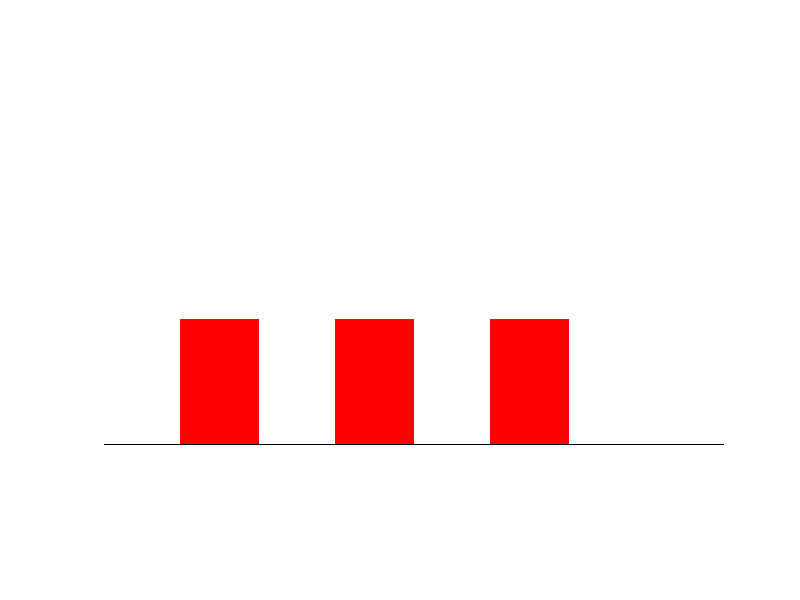

Write MATLAB code to recreate this figure.
i1(1:200,1:400,1:3)=255;
i1=uint8(i1);
i2=i1;
for a=50:100:300
for i=a:a+50
for j=120:200
i1(j,i,1)=255;
i1(j,i,2)=0;
i1(j,i,3)=0;
end
end
pause(2)
imshow(i1)
end